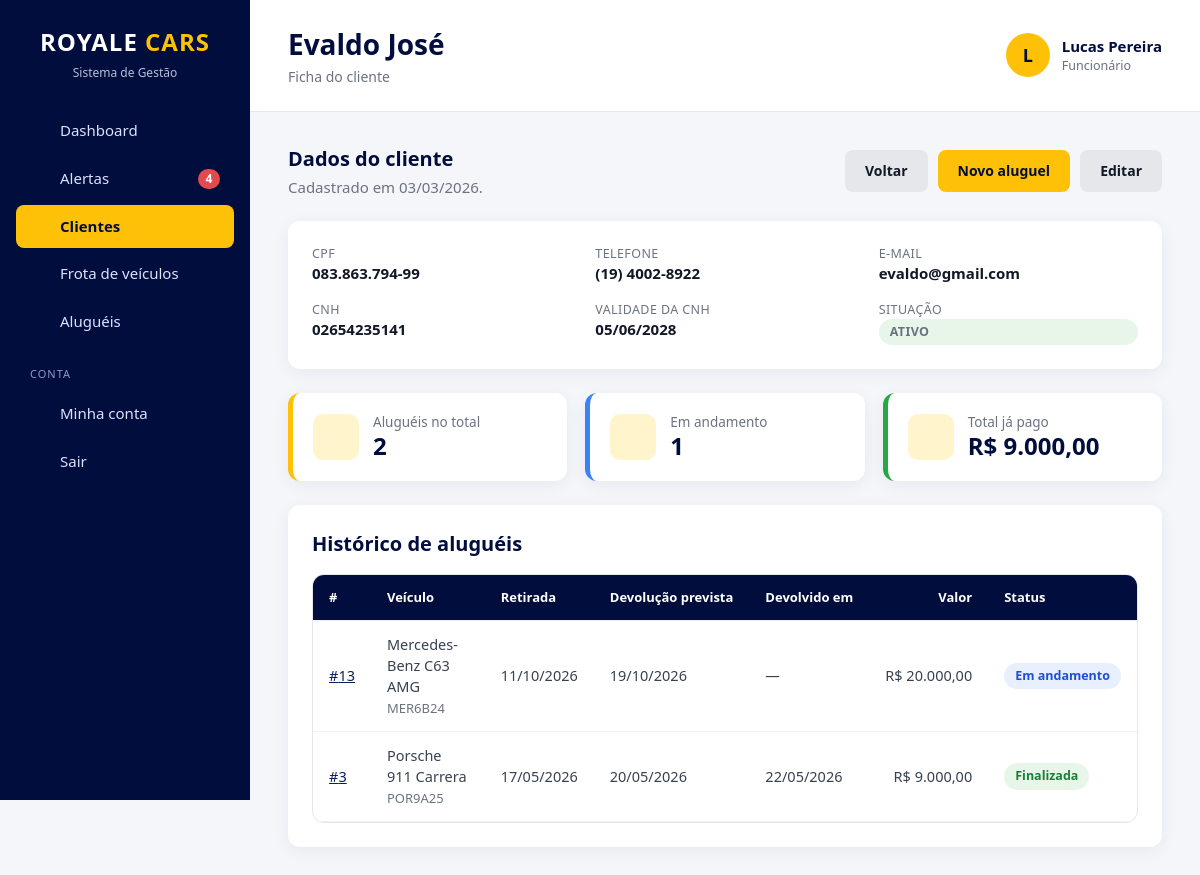
/clientes/ver.php?id=2 (signed in), run on the app's committed database.
### tables this page shows
CREATE TABLE `clientes` (
    `id`            INT          NOT NULL AUTO_INCREMENT,
    `nome`          VARCHAR(150) NOT NULL,
    `cpf`           CHAR(11)     NOT NULL,
    `cnh`           CHAR(11)     NOT NULL,
    `cnh_validade`  DATE         NOT NULL,
    `email`         VARCHAR(150) NOT NULL,
    `telefone`      VARCHAR(11)  NOT NULL,
    `arquivado`     TINYINT(1)   NOT NULL DEFAULT 0,
    `arquivado_em`  DATETIME     NULL,
    `criado_em`     TIMESTAMP    NOT NULL DEFAULT CURRENT_TIMESTAMP,
    `atualizado_em` TIMESTAMP    NULL ON UPDATE CURRENT_TIMESTAMP,

    PRIMARY KEY (`id`),
    UNIQUE KEY `uk_clientes_cpf`   (`cpf`),
    UNIQUE KEY `uk_clientes_cnh`   (`cnh`),
    UNIQUE KEY `uk_clientes_email` (`email`),

    CONSTRAINT `ck_clientes_nome`     CHECK (CHAR_LENGTH(TRIM(`nome`)) >= 3),
    CONSTRAINT `ck_clientes_cpf`      CHECK (`cpf` REGEXP '^[0-9]{11}$'),
    CONSTRAINT `ck_clientes_cnh`      CHECK (`cnh` REGEXP '^[0-9]{11}$'),
    CONSTRAINT `ck_clientes_email`    CHECK (`email` LIKE '_%@_%._%'),
    CONSTRAINT `ck_clientes_telefone` CHECK (`telefone` REGEXP '^[1-9][1-9][0-9]{8,9}$'),
    CONSTRAINT `ck_clientes_arquivado` CHECK (`arquivado` IN (0, 1))
);

CREATE TABLE `usuarios` (
    `id`            INT          NOT NULL AUTO_INCREMENT,
    `nome`          VARCHAR(100) NOT NULL,
    `email`         VARCHAR(150) NOT NULL,
    `senha`         VARCHAR(255) NOT NULL,
    `cargo`         ENUM('chefe','gerente','funcionario') NOT NULL DEFAULT 'funcionario',
    `ativo`         TINYINT(1)   NOT NULL DEFAULT 1,
    `trocar_senha`  TINYINT(1)   NOT NULL DEFAULT 0,
    `ultimo_acesso` DATETIME     NULL,
    `criado_em`     TIMESTAMP    NOT NULL DEFAULT CURRENT_TIMESTAMP,
    `atualizado_em` TIMESTAMP    NULL ON UPDATE CURRENT_TIMESTAMP,

    PRIMARY KEY (`id`),
    UNIQUE KEY `uk_usuarios_email` (`email`),

    CONSTRAINT `ck_usuarios_nome`  CHECK (CHAR_LENGTH(TRIM(`nome`)) >= 3),
    CONSTRAINT `ck_usuarios_email` CHECK (`email` LIKE '_%@_%._%'),
    CONSTRAINT `ck_usuarios_ativo` CHECK (`ativo` IN (0, 1))
);

CREATE TABLE `locacoes` (
    `id`              INT           NOT NULL AUTO_INCREMENT,
    `cliente_id`      INT           NOT NULL,
    `veiculo_id`      INT           NOT NULL,
    `usuario_id`      INT           NULL,
    `data_retirada`   DATE          NOT NULL,
    `data_prevista`   DATE          NOT NULL,
    `data_devolucao`  DATE          NULL,
    `valor_diaria`    DECIMAL(10,2) NOT NULL,
    `dias_previstos`  INT           NOT NULL,
    `valor_previsto`  DECIMAL(10,2) NOT NULL,
    `dias_atraso`     INT           NOT NULL DEFAULT 0,
    `valor_atraso`    DECIMAL(10,2) NOT NULL DEFAULT 0,
    `valor_total`     DECIMAL(10,2) NOT NULL DEFAULT 0,
    `status`          ENUM('Em andamento','Finalizada','Cancelada') NOT NULL DEFAULT 'Em andamento',
    `observacoes`     TEXT          NULL,
    `finalizado_por`  INT           NULL,
    `finalizado_em`   DATETIME      NULL,
    `criado_em`       TIMESTAMP     NOT NULL DEFAULT CURRENT_TIMESTAMP,

    PRIMARY KEY (`id`),
    KEY `idx_locacoes_status`  (`status`, `data_prevista`),
    KEY `idx_locacoes_devolucao` (`data_devolucao`),

    CONSTRAINT `fk_locacoes_cliente`
        FOREIGN KEY (`cliente_id`) REFERENCES `clientes` (`id`),
    CONSTRAINT `fk_locacoes_veiculo`
        FOREIGN KEY (`veiculo_id`) REFERENCES `veiculos` (`id`),
    CONSTRAINT `fk_locacoes_usuario`
        FOREIGN KEY (`usuario_id`) REFERENCES `usuarios` (`id`) ON DELETE SET NULL,
    CONSTRAINT `fk_locacoes_finalizado_por`
        FOREIGN KEY (`finalizado_por`) REFERENCES `usuarios` (`id`) ON DELETE SET NULL,

    CONSTRAINT `ck_locacoes_periodo`
        CHECK (`data_prevista` >= `data_retirada`),
    CONSTRAINT `ck_locacoes_devolucao`
        CHECK (`data_devolucao` IS NULL OR `data_devolucao` >= `data_retirada`),
    CONSTRAINT `ck_locacoes_valores`
        CHECK (`valor_diaria` > 0 AND `valor_previsto` >= 0
               AND `valor_atraso` >= 0 AND `valor_total` >= 0),
    CONSTRAINT `ck_locacoes_dias`
        CHECK (`dias_previstos` >= 1 AND `dias_atraso` >= 0)
);

CREATE TABLE `veiculos` (
    `id`            INT           NOT NULL AUTO_INCREMENT,
    `marca`         VARCHAR(100)  NOT NULL,
    `modelo`        VARCHAR(100)  NOT NULL,
    `ano`           SMALLINT      NOT NULL,
    `placa`         VARCHAR(7)    NOT NULL,
    `chassi`        CHAR(17)      NOT NULL,
    `valor_diaria`  DECIMAL(10,2) NOT NULL,
    `imagem`        VARCHAR(255)  NULL,
    `status`        ENUM('Disponível','Alugado','Em manutenção') NOT NULL DEFAULT 'Disponível',
    `arquivado`     TINYINT(1)    NOT NULL DEFAULT 0,
    `arquivado_em`  DATETIME      NULL,
    `criado_em`     TIMESTAMP     NOT NULL DEFAULT CURRENT_TIMESTAMP,
    `atualizado_em` TIMESTAMP     NULL ON UPDATE CURRENT_TIMESTAMP,

    PRIMARY KEY (`id`),
    UNIQUE KEY `uk_veiculos_placa`  (`placa`),
    UNIQUE KEY `uk_veiculos_chassi` (`chassi`),
    KEY `idx_veiculos_status` (`status`, `arquivado`),

    CONSTRAINT `ck_veiculos_placa`
        CHECK (`placa` REGEXP '^[A-Z]{3}[0-9][A-Z0-9][0-9]{2}$'),
    CONSTRAINT `ck_veiculos_chassi`
        CHECK (`chassi` REGEXP '^[A-HJ-NPR-Z0-9]{17}$'),
    CONSTRAINT `ck_veiculos_ano`
        CHECK (`ano` BETWEEN 1950 AND 2100),
    CONSTRAINT `ck_veiculos_diaria`
        CHECK (`valor_diaria` > 0),
    CONSTRAINT `ck_veiculos_arquivado`
        CHECK (`arquivado` IN (0, 1))
);

### clientes/ver.php (the view, shortened to what the rows shown need)
<?php
exigir_permissao('clientes_ver');
$id = (int) ($_GET['id'] ?? 0);
$cliente = db_linha('SELECT * FROM clientes WHERE id = ?', [$id]);
$locacoes = db_todos(
    'SELECT l.*, v.marca, v.modelo, v.placa
     FROM locacoes l
     JOIN veiculos v ON v.id = l.veiculo_id
     WHERE l.cliente_id = ?
     ORDER BY l.data_retirada DESC',
    [$id]
);
$titulo = $cliente['nome'];
$subtitulo = $cliente['arquivado'] ? 'Cliente arquivado' : 'Ficha do cliente';
require RAIZ . '/includes/cabecalho.php';
?>
<div class="page-header">
    <div>
        <h2>Dados do cliente</h2>
        <p>Cadastrado em <?= data_br($cliente['criado_em']) ?>.</p>
    </div>
</div>
<div class="bloco">
    <div class="ficha">
        <div><span>CPF</span><strong><?= e(formatar_cpf($cliente['cpf'])) ?></strong></div>
        <div><span>Telefone</span><strong><?= e(formatar_telefone($cliente['telefone'])) ?></strong></div>
        <div><span>E-mail</span><strong><?= e($cliente['email']) ?></strong></div>
        <div><span>CNH</span><strong><?= e($cliente['cnh']) ?></strong></div>
        <div>
            <span>Validade da CNH</span>
            <strong><?= data_br($cliente['cnh_validade']) ?></strong>
        </div>
            <strong><?= $cliente['arquivado'] ? badge_status('Arquivado') : badge_status('Ativo') ?></strong>
    </div>
</div>
<div class="bloco">
    <h2>Histórico de aluguéis</h2>
    <div class="table-container">
        <table>
            <thead>
                <tr>
                    <th>#</th>
                    <th>Veículo</th>
                    <th>Retirada</th>
                    <th>Devolução prevista</th>
                    <th>Devolvido em</th>
                    <th class="numero">Valor</th>
                    <th>Status</th>
                </tr>
            </thead>
            <tbody>
                <?php foreach ($locacoes as $l): ?>
                    <tr>
                        <td>
                            <?php if (pode('locacoes_ver')): ?>
                                <a href="<?= e(url('locacoes/ver.php?id=' . $l['id'])) ?>">#<?= $l['id'] ?></a>
                            <?php else: ?>
                                #<?= $l['id'] ?>
                            <?php endif; ?>
                        </td>
                        <td><?= e(nome_veiculo($l)) ?> <span class="texto-fraco"><?= e(formatar_placa($l['placa'])) ?></span></td>
                        <td><?= data_br($l['data_retirada']) ?></td>
                        <td><?= data_br($l['data_prevista']) ?></td>
                        <td><?= data_br($l['data_devolucao']) ?></td>
                        <td class="numero"><?= moeda($l['valor_total']) ?></td>
                        <td><?= badge_status(status_locacao($l)) ?></td>
                    </tr>
                <?php endforeach; ?>
            </tbody>
        </table>
    </div>
</div>
<?php require RAIZ . '/includes/rodape.php'; ?>

### includes/cabecalho.php (shortened to what the rows shown need)
<?php
$usuarioAtual = usuario_logado();
$subtitulo = $subtitulo ?? '';
?>
<!DOCTYPE html>
<html lang="pt-BR">
<head>
    <link rel="stylesheet" href="<?= e(url('css/style.css')) ?>">
</head>
<body>
<aside class="sidebar" id="sidebar">
    <div class="logo">
        <h2>ROYALE <span>CARS</span></h2>
    </div>
</aside>
<main class="main">
    <header class="topbar">
        <div>
            <h1><?= e($titulo) ?></h1>
            <?php if ($subtitulo !== ''): ?>
                <p class="topbar-subtitle"><?= e($subtitulo) ?></p>
            <?php endif; ?>
        </div>
        <?php if ($usuarioAtual): ?>
            <div class="usuario-topo">
                <div class="usuario-avatar"><?= e(mb_strtoupper(mb_substr($usuarioAtual['nome'], 0, 1))) ?></div>
                <div>
                    <strong><?= e($usuarioAtual['nome']) ?></strong>
                    <small><?= e(CARGOS[$usuarioAtual['cargo']] ?? '') ?></small>
                </div>
            </div>
        <?php endif; ?>
    </header>
    <section class="content">

### includes/funcoes.php (shortened to what the rows shown need)
<?php
function db_consulta(string $sql, array $parametros = []): mysqli_stmt
{
    global $conexao;
    $stmt = $conexao->prepare($sql);
    if ($parametros) {
        $tipos = '';
        foreach ($parametros as $i => $valor) {
            if (is_bool($valor)) {
                $parametros[$i] = (int) $valor;
                $tipos .= 'i';
            } elseif (is_int($valor)) {
                $tipos .= 'i';
            } elseif (is_float($valor)) {
                $tipos .= 'd';
            } else {
                $tipos .= 's';
            }
        }
        $stmt->bind_param($tipos, ...$parametros);
    }
    $stmt->execute();
    return $stmt;
}
function db_todos(string $sql, array $parametros = []): array
{
    $resultado = db_consulta($sql, $parametros)->get_result();
    return $resultado ? $resultado->fetch_all(MYSQLI_ASSOC) : [];
}
function db_linha(string $sql, array $parametros = []): ?array
{
    $resultado = db_consulta($sql, $parametros)->get_result();
    $linha = $resultado ? $resultado->fetch_assoc() : null;
    return $linha ?: null;
}
function url(string $caminho = ''): string
{
    return BASE_URL . '/' . ltrim($caminho, '/');
}
function e($texto): string
{
    return htmlspecialchars((string) $texto, ENT_QUOTES, 'UTF-8');
}
function moeda($valor): string
{
    return 'R$ ' . number_format((float) $valor, 2, ',', '.');
}
function data_br(?string $data): string
{
    return $data ? date('d/m/Y', strtotime($data)) : '—';
}
function formatar_cpf(?string $cpf): string
{
    $cpf = so_digitos($cpf);
    return strlen($cpf) === 11
        ? substr($cpf, 0, 3) . '.' . substr($cpf, 3, 3) . '.' . substr($cpf, 6, 3) . '-' . substr($cpf, 9)
        : (string) $cpf;
}
function formatar_telefone(?string $telefone): string
{
    $t = so_digitos($telefone);
    if (strlen($t) === 10) {
        return '(' . substr($t, 0, 2) . ') ' . substr($t, 2, 4) . '-' . substr($t, 6);
    }
    return (string) $telefone;
}
function formatar_placa(?string $placa): string
{
    $placa = (string) $placa;
    return preg_match('/^[A-Z]{3}\d{4}$/', $placa)
        ? substr($placa, 0, 3) . '-' . substr($placa, 3)
        : $placa;
}
function nome_veiculo(array $v): string
{
    return trim(($v['marca'] ?? '') . ' ' . ($v['modelo'] ?? ''));
}
function badge_status(string $status): string
{
    $classes = [
        'Disponível'    => 'status-verde',
        'Finalizada'    => 'status-verde',
        'Concluída'     => 'status-verde',
        'Ativo'         => 'status-verde',
        'Alugado'       => 'status-azul',
        'Em andamento'  => 'status-azul',
        'Em manutenção' => 'status-laranja',
        'Atrasada'      => 'status-vermelho',
        'Cancelada'     => 'status-cinza',
        'Inativo'       => 'status-cinza',
        'Arquivado'     => 'status-cinza',
    ];
    return '<span class="status ' . ($classes[$status] ?? 'status-cinza') . '">' . e($status) . '</span>';
}
function status_locacao(array $locacao): string
{
    return $locacao['status'];
}

### data on the page
clientes: nome "Evaldo José", criado_em "03/03/2026", cpf "083.863.794-99", telefone "(19) 4002-8922", email "evaldo@gmail.com", cnh "02654235141", cnh_validade "05/06/2028"
usuarios: nome "L", nome "Lucas Pereira", cargo "Funcionário"
locacoes: id "13", veiculo.modelo "Mercedes-Benz C63 AMG", veiculo.placa "MER6B24", data_retirada "11/10/2026", data_prevista "19/10/2026", data_devolucao "—", valor_total "R$ 20.000,00", status "Em andamento"
locacoes: id "3", veiculo.modelo "Porsche 911 Carrera", veiculo.placa "POR9A25", data_retirada "17/05/2026", data_prevista "20/05/2026", data_devolucao "22/05/2026", valor_total "R$ 9.000,00", status "Finalizada"

### other printed values
$item['texto'] "Dashboard"
$item['texto'] "Alertas"
$item['texto'] "Clientes"
$item['texto'] "Frota de veículos"
$item['texto'] "Aluguéis"
$subtitulo "Ficha do cliente"
$status "ATIVO"
count($locacoes) "2"
$ativos "1"
moeda($totalGasto) "R$ 9.000,00"
